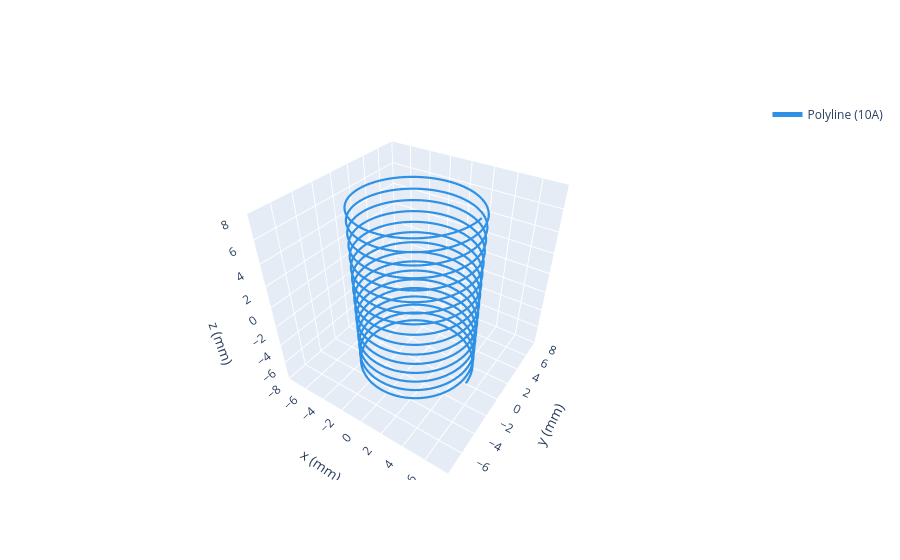

Notebook code cell kept with this figure:
### Markdown cell above
## 2. Modelo más preciso de la misma bobina

Ahora representamos el conductor como una **hélice**. Este modelo puede ser más realista, pero también es **más costoso computacionalmente** y, si no se discretiza bien, puede introducir errores numéricos.

En lugar de crear muchas espiras separadas, definimos una curva 3D mediante una lista de vértices.

> **Importante:** el campo de un hilo ideal diverge si se evalúa exactamente **sobre el conductor**. En algunas interfaces gráficas eso puede volver inestable la visualización. Por eso, en la sección siguiente vamos a mirar un plano apenas corrido respecto de `y=0`.

### Code cell
t = np.linspace(0, n_espiras*2*np.pi, 1200)
radio = diametro/2
z_helice = np.linspace(-largo/2, largo/2, t.size)

vertices = np.c_[
    radio*np.cos(t),
    radio*np.sin(t),
    z_helice,
]

bobina_helicoidal = magpy.current.Polyline(
    current=corriente,
    vertices=vertices,
)

print('Objeto creado:', bobina_helicoidal)
print('Cantidad de vértices usados:', len(vertices))
bobina_helicoidal.show()

### Figure 1 — Plotly figure (JSON) as saved in the notebook; plotly's stock layout.template omitted (floating-point values rounded to 4 significant figures; data arrays with more than 128 entries replaced by an {"elided": "..."} marker saying what was removed)
{"data": [{"legendgroup": "Polyline(id=2074552936400)", "line": {"color": "#2e91e5", "dash": "solid", "width": 2.2}, "mode": "lines", "name": "Polyline (10A)", "opacity": 1, "showlegend": true, "type": "scatter3d", "x": {"elided": "10791 float values"}, "y": {"elided": "10791 float values"}, "z": {"elided": "10791 float values"}}, {"legendgroup": "Polyline(id=2074552936400)", "line": {"color": "#2e91e5", "dash": "solid", "width": 4.4}, "mode": "lines", "name": "Polyline (10A)", "opacity": 1, "showlegend": false, "type": "scatter3d", "x": {"elided": "1200 float values"}, "y": {"elided": "1200 float values"}, "z": {"elided": "1200 float values"}}], "layout": {"legend": {"itemsizing": "constant"}, "scene": {"aspectmode": "manual", "aspectratio": {"x": 1, "y": 1, "z": 1}, "camera": {"eye": {"x": 1, "y": -1.5, "z": 1.4}}, "xaxis": {"autorange": false, "range": [-8.0, 8.0], "title": {"text": "x (mm)"}}, "yaxis": {"autorange": false, "range": [-8.0, 8.0], "title": {"text": "y (mm)"}}, "zaxis": {"autorange": false, "range": [-8, 8], "title": {"text": "z (mm)"}}}}}
